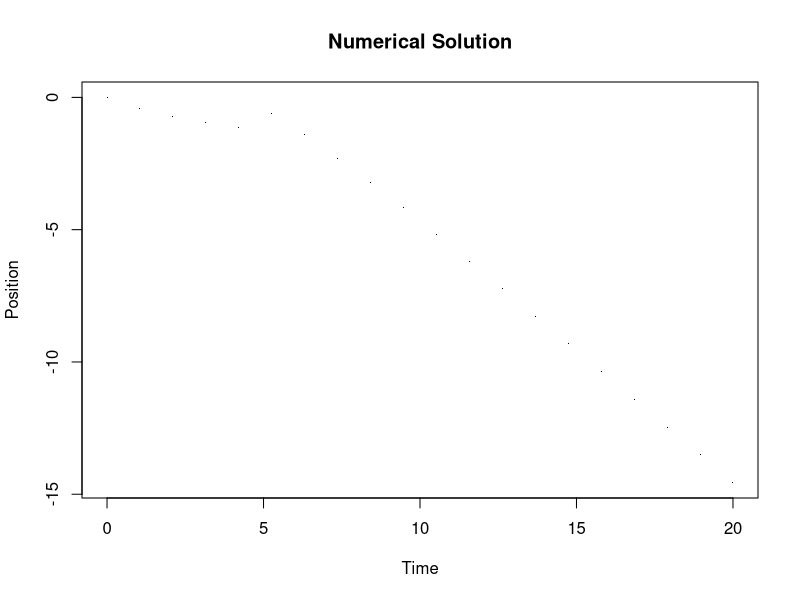

This figure's R source:
# RungaKutta.R
#   Purpose:
#       The purpose of this script is to contain an implementation of the 
#       Runga-Kutta algorithm for first order non-autonomous differential
#       equations.
#
#   Record of revisions:
#       Date        Programmer      Description of change
#       ~~~~~~~~~~  ~~~~~~~~~~~~    ~~~~~~~~~~~~~~~~~~~~~~~~~~~~~~
#       2022/08/09  N. J. Blair     Original code
#
# need to use the pracma and tidyverse libraries
library('pracma')
library('tidyverse')

# Initial Definitions ----
# This is the forcing function. It is currently only a function of
    # the current position and time. All other parameters must be 
    # explicitly defined within the function
phaseVelocity <- 
    function(pos,time) {
        return(
            sin(pos[1]*pos[2] - (time ** 2))               
        )
    }

# Define the initial value of the position
initialPosition <- 
    c(0.0,1.0) # this defines dimension of phase space

# Final time to evaluate function
finalTime <- 
    20.0

# integration time step
timeStep <- 
    1.

# Actual computations begin here

# Compute the number of steps to be used 
numSteps <- 
    ceiling(finalTime / timeStep)

# Initialize time and position vectors
timeVec <- pracma::linspace(0,
                            finalTime,
                            n = numSteps)
# redefine timestep due to the rounding used in the cieling term
timeStep <- timeVec[2] - timeVec[1]

posVec <- 
    array(
        data = NA,
        dim = c(
            length(initialPosition),
            numSteps
        )
    )
# Set initial value to the initial value as specified by the problem
posVec[,1] <- initialPosition


# Begin the integration steps
for (
    i in 1:(numSteps - 1) # don't need to evolve after final computation is done
){
    # define the first runga kutta step
    rk1 <- 
        phaseVelocity(pos = 
                          posVec[,i],
                      time = 
                          timeVec[i])
    
    # define the second runga kutta step
    rk2 <- 
        phaseVelocity(pos = 
                          posVec[,i] + ((rk1 / 2.) * timeStep),
                      time = 
                          timeVec[i] + (timeStep / 2.))
    
    # define the third runga kutta step
    rk3 <- 
        phaseVelocity(pos = 
                          posVec[,i] + ((rk2 / 2.) * timeStep),
                      time = 
                          timeVec[i] + (timeStep / 2.))
    
    # define the fourth (and final) runga kutta step
    rk4 <- 
        phaseVelocity(pos = 
                          posVec[,i] + (rk3 * timeStep),
                      time = 
                          timeVec[i] + timeStep)
    
    # after calculating all of these terms, calculate the next term
    
    posVec[,i + 1] <- 
        posVec[,i] + (
            (timeStep / 6.) * (
                rk1 + rk4 + (2. * (rk2 + rk3))
            )
        )
    
}
# Remove intermediate variables
#rm(rk1, rk2, rk3, rk4, numSteps, i, )

plot(timeVec,posVec[1,],
     xlab = 'Time',
     ylab = 'Position',
     main = 'Numerical Solution',
     pch = '.'
     )
